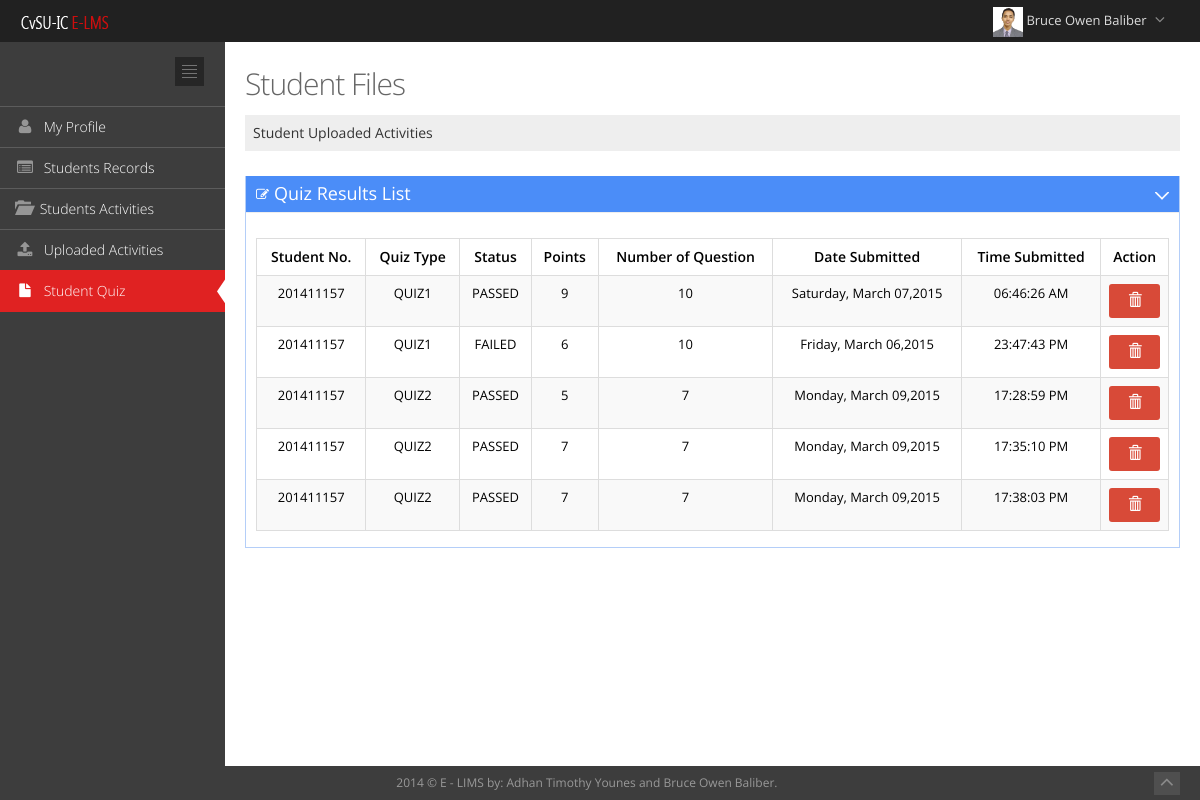
Page /instructors/student_quiz.php (signed in) on the committed database.
### tables this page shows
CREATE TABLE IF NOT EXISTS `users` (
  `id` int(10) NOT NULL,
  `fullname` varchar(250) NOT NULL,
  `firstname` varchar(250) NOT NULL,
  `lastname` varchar(250) NOT NULL,
  `email` varchar(250) NOT NULL,
  `username` varchar(200) DEFAULT NULL,
  `password` varchar(200) DEFAULT NULL,
  `level` varchar(200) NOT NULL,
  `status` varchar(250) NOT NULL,
  `mobile` varchar(200) NOT NULL,
  `profilepic` varchar(250) NOT NULL,
  `gender` varchar(250) NOT NULL,
  `address` varchar(250) NOT NULL,
  `verification_code` varchar(250) NOT NULL,
  `logging` varchar(200) NOT NULL
);

CREATE TABLE IF NOT EXISTS `quiz_result` (
  `num_id` int(11) NOT NULL,
  `student_id` varchar(200) NOT NULL,
  `instructor_id` int(100) NOT NULL,
  `type` varchar(200) NOT NULL,
  `status` varchar(200) NOT NULL,
  `points` varchar(200) NOT NULL,
  `num_question` varchar(200) NOT NULL,
  `date` varchar(200) NOT NULL,
  `time` varchar(200) NOT NULL
);

### instructors/student_quiz.php (the view, shortened to what this page needs)
<?php
$id1=$_SESSION['timkey'];
$query=mysql_query("select * from users where id='$id1' ");
if($num=mysql_num_rows($query)>0)
{
$row=mysql_fetch_assoc($query);
$firstname=$row['firstname'];
$lastname=$row['lastname'];
$image=$row['profilepic'];
}
else
{
header("location: ../index.php?Unauthorize_access!");
}
?>
<!DOCTYPE html>
<html lang="en" class="no-js">
<head>
<link href="../template/assets/plugins/font-awesome/css/font-awesome.min.css" rel="stylesheet" type="text/css"/>
<link href="../template/assets/plugins/bootstrap/css/bootstrap.min.css" rel="stylesheet" type="text/css"/>
<link href="../template/assets/plugins/uniform/css/uniform.default.css" rel="stylesheet" type="text/css"/>
<link rel="stylesheet" type="text/css" href="../template/assets/plugins/select2/select2.css"/>
<link rel="stylesheet" type="text/css" href="../template/assets/plugins/select2/select2-metronic.css"/>
<link rel="stylesheet" href="../template/assets/plugins/data-tables/DT_bootstrap.css"/>
<link href="../template/assets/plugins/bootstrap-modal/css/bootstrap-modal-bs3patch.css" rel="stylesheet" type="text/css"/>
<link href="../template/assets/plugins/bootstrap-modal/css/bootstrap-modal.css" rel="stylesheet" type="text/css"/>
<link href="../template/assets/css/style-metronic.css" rel="stylesheet" type="text/css"/>
<link href="../template/assets/css/style.css" rel="stylesheet" type="text/css"/>
<link href="../template/assets/css/style-responsive.css" rel="stylesheet" type="text/css"/>
<link href="../template/assets/css/plugins.css" rel="stylesheet" type="text/css"/>
<link href="../template/assets/css/themes/default.css" rel="stylesheet" type="text/css" id="style_color"/>
<link href="../template/assets/css/custom.css" rel="stylesheet" type="text/css"/>
</head>
<body class="page-header-fixed">
<div class="header navbar navbar-fixed-top">
<div class="header-inner">
<a class="navbar-brand" href="student_records.php">
<img src="../template/assets/img/cvsu_logo_small.png" alt="logo" class="img-responsive"/>
</a>
<ul class="nav navbar-nav pull-right">
<li class="dropdown" id="header_notification_bar">
<li class="dropdown user">
<a href="#" class="dropdown-toggle" data-toggle="dropdown" data-hover="dropdown" data-close-others="true">
<img alt="" class= "imgs" src="images/profilepic/<?php echo $image; ?>"/>
<span class="username">
<?php echo $firstname." ".$lastname;?>
</span>
<i class="fa fa-angle-down"></i>
</a>
</li>
</ul>
</div>
</div>
<div class="page-container">
<div class="page-sidebar-wrapper">
<div class="page-sidebar navbar-collapse collapse">
<ul class="page-sidebar-menu" data-auto-scroll="true" data-slide-speed="200">
<li class="sidebar-toggler-wrapper margin-bottom-20">
<div class="sidebar-toggler hidden-phone">
</div>
</li>
<li class="tooltips" data-container="body" data-placement="right" data-html="true" data-original-title="Manage your own account">
<a href="myprofile.php">
<i class="fa fa-user"></i>
<span class="title">
My Profile
</span>
</a>
</li>
<li class="tooltips" data-container="body" data-placement="right" data-html="true" data-original-title="View All Student Records">
<a href="student_records.php">
<i class="fa fa-list-alt"></i>
<span class="title">
Students Records
</span>
</a>
</li>
<li class="tooltips" data-container="body" data-placement="right" data-html="true" data-original-title="View All Student Records">
<a href="student_activities.php">
<i class="glyphicon glyphicon-folder-open"></i>
<span class="title">
Students Activities
</span>
</a>
</li>
<li class="tooltips" data-container="body" data-placement="right" data-html="true" data-original-title="View All Student Activities">
<a href="student_files.php">
<i class="fa fa-upload"></i>
<span class="title">
Uploaded Activities
</span>
</a>
</li>
<li class="tooltips active" data-container="body" data-placement="right" data-html="true" data-original-title="View Quiz Records">
<a href="student_quiz.php">
<i class="fa fa-file"></i>
<span class="title">
Student Quiz
</span>
<span class="selected">
</span>
</a>
</li>
</div>
</div>
<div class="page-content-wrapper">
<div class="page-content">
<div class="row">
<div class="col-md-12">
<h3 class="page-title">
Student Files<small></small>
</h3>
<ul class="page-breadcrumb breadcrumb">
<li>
<a href="student_files.php">
Student Uploaded Activities
</a>
</li>
</ul>
</div>
</div>
<div class="row">
<div class="col-md-12">
<div class="portlet box blue">
<div class="portlet-title">
<div class="caption">
<i class="fa fa-edit"></i>Quiz Results List
</div>
<div class="tools">
<a href="javascript:;" class="collapse">
</a>
</div>
</div>
<div class="portlet-body">
<table class='table table-striped table-hover table-bordered' id='sample_editable_1'>
<thead>
<tr>
<th class='center'>
Student No.
</th>
<th class='center'>
Quiz Type
</th>
<th class='center'>
Status
</th>
<th class='center'>
Points
</th>
<th class='center'>
Number of Question
</th>
<th class='center'>
Date Submitted
</th>
<th class='center'>
Time Submitted
</th>
<th class='center'>
Action
</th>
</tr>
</thead>
<tbody>
<?php
$query=mysql_query("select * from quiz_result where instructor_id='$id1'")or die(mysql_error());
if($num=mysql_num_rows($query)>0)
{
while($rows=mysql_fetch_assoc($query))
{
$code=$rows['num_id'];
?>
<tr>
<td class='center'>
<?php echo $rows['student_id'];?>
</td>
<td class='center'>
<?php echo $rows['type'];?>
</td>
<td class='center'>
<?php echo $rows['status'];?>
</td>
<td class='center'>
<?php echo $rows['points'];?>
</td>
<td class='center'>
<?php echo $rows['num_question'];?>
</td>
<td class='center'>
<?php echo $rows['date'];?>
</td>
<td class='center'>
<?php echo $rows['time'];?>
</td>
<td class='center'>
<a href="#id<?php echo $code;?>" data-toggle="modal" class="btn red tooltips" title="Delete Student's data">
<i class='glyphicon glyphicon-trash'></i></a>
</td>
</tr>
<?php
}
}
?>
</tbody>
</table>
</div>
</div>
</div>
</div>
</div>
</div>
</div>
<div class="footer">
<div class="footer-inner">
2014 &copy; E - LIMS by: Adhan Timothy Younes and Bruce Owen Baliber.
</div>
<div class="footer-tools">
<span class="go-top">
<i class="fa fa-angle-up"></i>
</span>
</div>
</div>
</body>
</html>

### template/assets/css/style-metronic.css (style rules this page uses)
div, input, select, textarea, span, img, table, td, th, p, a, button, ul, code, pre, li { -webkit-border-radius: 0 !important; -moz-border-radius: 0 !important; border-radius: 0 !important; }
.btn { width: 100%; border-width: 0; padding: 7px 14px; font-size: 14px; display: inline-block; outline: none !important; -webkit-box-shadow: none !important; -moz-box-shadow: none !important; box-shadow: none !important; -webkit-border-radius: 0px !important; -moz-border-radius: 0px !important; border-radius: 3px !important; text-shadow: none; }
.btn.red { color: white; text-shadow: none; background-color: #d84a38; }
.btn > i { font-size: 14px; }
.table thead > tr > th { border-bottom: 0; }

### template/assets/css/style-responsive.css (style rules this page uses)
.center { text-align: center; }
@media (min-width: 992px) { .page-sidebar { width: 225px; float: left; position: relative; margin-right: -100%; } }
@media (min-width: 992px) { .page-sidebar.navbar-collapse { max-height: none !important; } }
@media (min-width: 992px) { .page-content-wrapper { float: left; width: 100%; } }
@media (min-width: 992px) { .page-content { margin-left: 225px; margin-top: 0px; min-height: 600px; padding: 25px 20px 20px 20px; } }
@media (min-width: 992px) { .footer { clear: left; } }

### template/assets/css/themes/default.css (style rules this page uses)
body { background-color: #3d3d3d !important; }
.header { filter: none !important; background-image: none !important; background-color: #212121 !important; }
.header .navbar-nav li.dropdown .dropdown-toggle i { color: #8a8a8a !important; }
.page-sidebar { background-color: #3d3d3d; }
ul.page-sidebar-menu > li > a { border-top: 1px solid #5c5c5c !important; color: #ffffff !important; }
ul.page-sidebar-menu > li:last-child > a { border-bottom: 1px solid transparent !important; }
ul.page-sidebar-menu > li a i { color: #969696; }
ul.page-sidebar-menu > li.active > a { background: #e02222 !important; border-top-color: transparent !important; color: #ffffff; }
ul.page-sidebar-menu > li.active > a i { color: #ffffff; }
.sidebar-toggler { background-image: url(../../img/sidebar-toggler.jpg); background-color: #242424; }
.footer .footer-inner { color: #999999; }
.footer .footer-tools .go-top { background-color: #4f4f4f; }
.footer .footer-tools .go-top i { color: #8a8a8a; }

### rows in the picture
users: profilepic (picture), firstname "Bruce Owen", lastname "Baliber"
quiz_result: student "201411157", type "QUIZ1", status "PASSED", points "9", num_question "10", date "Saturday, March 07,2015", time "06:46:26 AM"
quiz_result: student "201411157", type "QUIZ1", status "FAILED", points "6", num_question "10", date "Friday, March 06,2015", time "23:47:43 PM"
quiz_result: student "201411157", type "QUIZ2", status "PASSED", points "5", num_question "7", date "Monday, March 09,2015", time "17:28:59 PM"
quiz_result: student "201411157", type "QUIZ2", status "PASSED", points "7", num_question "7", date "Monday, March 09,2015", time "17:35:10 PM"
quiz_result: student "201411157", type "QUIZ2", status "PASSED", points "7", num_question "7", date "Monday, March 09,2015", time "17:38:03 PM"
